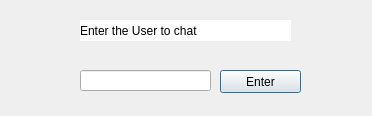
<?xml version="1.0" encoding="UTF-8"?>
<ui version="4.0">
 <class>selectUser</class>
 <widget class="QDialog" name="selectUser">
  <property name="geometry">
   <rect>
    <x>0</x>
    <y>0</y>
    <width>372</width>
    <height>116</height>
   </rect>
  </property>
  <property name="windowTitle">
   <string>Dialog</string>
  </property>
  <widget class="QLabel" name="label">
   <property name="geometry">
    <rect>
     <x>80</x>
     <y>20</y>
     <width>211</width>
     <height>21</height>
    </rect>
   </property>
   <property name="styleSheet">
    <string notr="true">background-color: rgb(255, 255, 255);
font: 14pt &quot;Microsoft YaHei UI&quot;;</string>
   </property>
   <property name="text">
    <string>Enter the User to chat</string>
   </property>
  </widget>
  <widget class="QLineEdit" name="lineEdit">
   <property name="geometry">
    <rect>
     <x>80</x>
     <y>70</y>
     <width>131</width>
     <height>21</height>
    </rect>
   </property>
  </widget>
  <widget class="QPushButton" name="pushButton">
   <property name="geometry">
    <rect>
     <x>220</x>
     <y>70</y>
     <width>81</width>
     <height>23</height>
    </rect>
   </property>
   <property name="text">
    <string>Enter</string>
   </property>
  </widget>
 </widget>
 <resources/>
 <connections/>
</ui>
